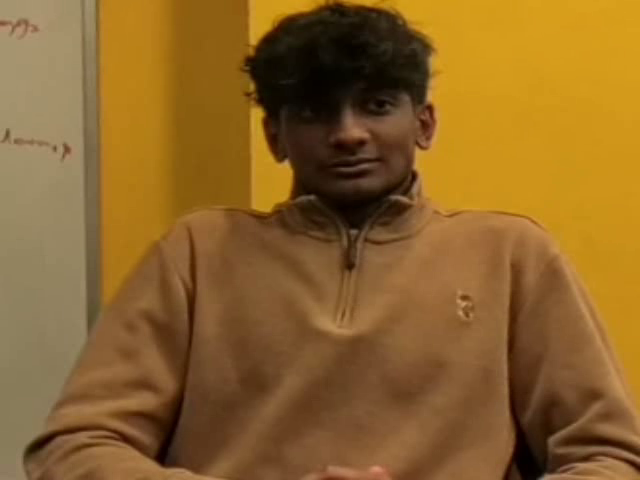
#> input picture frame 90 of person_0_30_sec_c++.mp4, 640 x 480 px, given in place of children_pilot_3_360.mp4, which was not available
$ python video_correction.py
#> lines starting #> are read from the running program, lines starting #| are printed output that depends on the picture; pictures that were not available may be replaced by others from this repository, and a replacement may not be noted
import cv2
import numpy as np
import subprocess
import os

# === CONFIG ===
VIDEO_PATH = r"C:\Users\sures\Desktop\children_pilot_3_360.mp4"
OUTPUT_PATH_NO_AUDIO = r"C:\Users\sures\Desktop\children_pilot_3_360_corrected.mp4"
OUTPUT_PATH_FINAL = r"C:\Users\sures\Desktop\children_pilot_3_360_corrected_with_audio.mp4"

# Amount to shift in pixels
# Positive value moves image content LEFT (cut from right → attach left)
SHIFT_PX = 1000   # adjust until alignment looks correct

# === PROCESS VIDEO (NO AUDIO) ===
cap = cv2.VideoCapture(VIDEO_PATH)
if not cap.isOpened():
    raise RuntimeError(f"Cannot open input video: {VIDEO_PATH}")

W = int(cap.get(cv2.CAP_PROP_FRAME_WIDTH))
H = int(cap.get(cv2.CAP_PROP_FRAME_HEIGHT))
fps = cap.get(cv2.CAP_PROP_FPS)

fourcc = cv2.VideoWriter_fourcc(*'mp4v')
out = cv2.VideoWriter(OUTPUT_PATH_NO_AUDIO, fourcc, fps, (W, H))

frame_idx = 0
while True:
    ok, frame = cap.read()
#> frame is the input picture: shape (480, 640, 3); mean B, G, R 42.7, 100.1, 139.4
    if not ok:
        break

    # Wrap horizontally
    shift_px = SHIFT_PX % W
    left = frame[:, :shift_px]
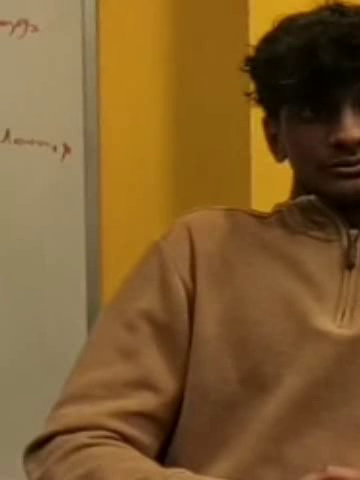
#> left: shape (480, 360, 3); mean B, G, R 46.5, 92.8, 126.7
    right = frame[:, shift_px:]
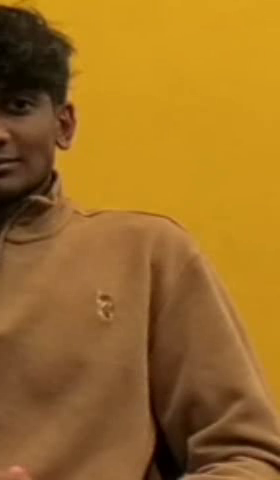
#> right: shape (480, 280, 3); mean B, G, R 37.9, 109.4, 155.7
    shifted = np.hstack((right, left))
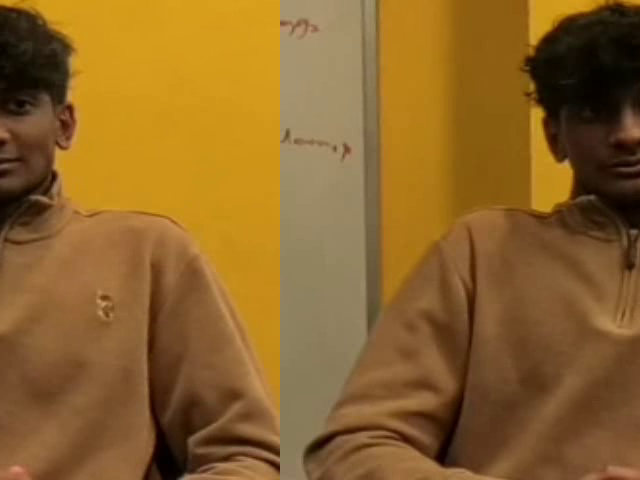
#> shifted: shape (480, 640, 3); mean B, G, R 42.7, 100.1, 139.4
    out.write(shifted)

    frame_idx += 1
    if frame_idx % 100 == 0:
        print(f"Processed {frame_idx} frames...")

cap.release()
out.release()
print(f"✅ Saved shifted video (no audio) → {OUTPUT_PATH_NO_AUDIO}")

# === MERGE VIDEO (SHIFTED) + AUDIO (ORIGINAL) ===
if not os.path.exists(VIDEO_PATH):
    raise FileNotFoundError(f"Original video not found: {VIDEO_PATH}")
if not os.path.exists(OUTPUT_PATH_NO_AUDIO):
    raise FileNotFoundError(f"Shifted video not found: {OUTPUT_PATH_NO_AUDIO}")

cmd = [
    "ffmpeg",
    "-y",  # overwrite without asking
    "-i", OUTPUT_PATH_NO_AUDIO,  # shifted video (no audio)
    "-i", VIDEO_PATH,  # original video (has audio)
    "-c:v", "copy",  # copy video stream (no re-encoding)
    "-map", "0:v:0",  # take video from first input
    "-map", "1:a:0",  # take audio from second input
    "-shortest",  # stop when shorter stream ends
    OUTPUT_PATH_FINAL
]

print("Merging audio from original video...")
subprocess.run(cmd, check=True)
print(f"🎬 Done! Saved merged video with audio → {OUTPUT_PATH_FINAL}")

$ run again, starting later in the video
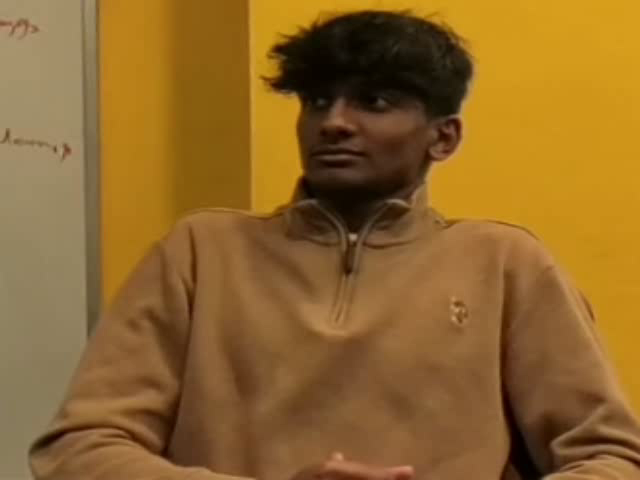
#> input picture frame 408 of person_0_30_sec_c++.mp4, 640 x 480 px, given in place of children_pilot_3_360.mp4, which was not available
#> frame is the input picture: shape (480, 640, 3); mean B, G, R 43.6, 102.3, 142
#> `right = frame[:, shift_px:]`:
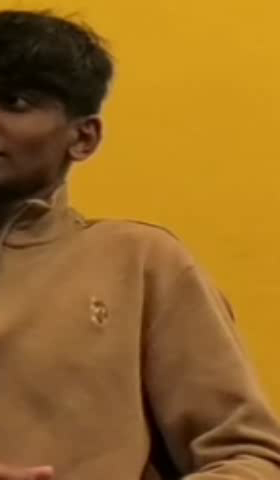
#> right: shape (480, 280, 3); mean B, G, R 37.2, 105.9, 150.7
#> `shifted = np.hstack((right, left))`:
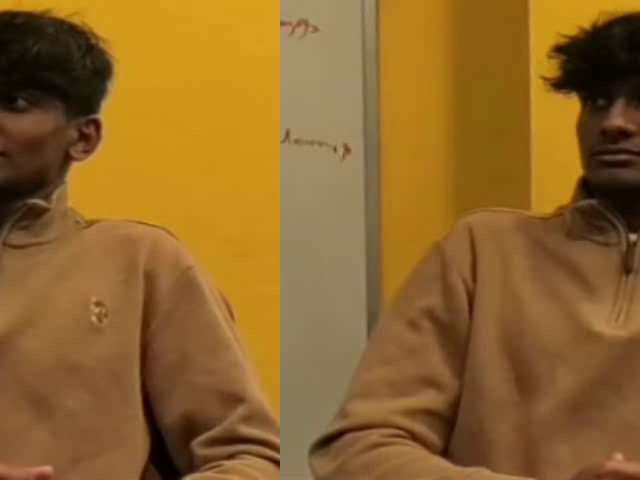
#> shifted: shape (480, 640, 3); mean B, G, R 43.6, 102.3, 142

$ run again, starting later in the video
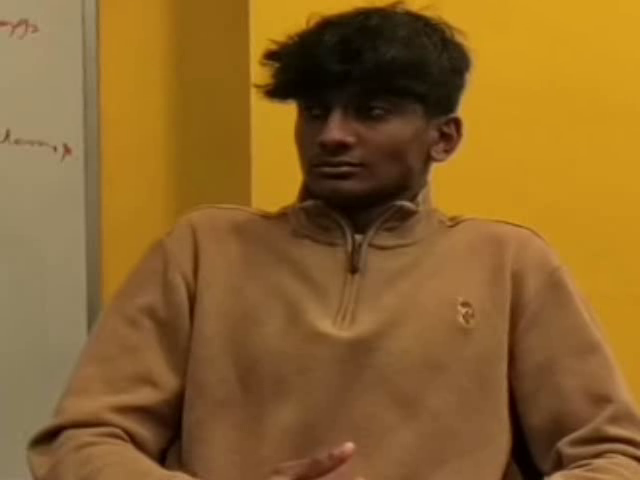
#> input picture frame 726 of person_0_30_sec_c++.mp4, 640 x 480 px, given in place of children_pilot_3_360.mp4, which was not available
#> frame is the input picture: shape (480, 640, 3); mean B, G, R 43.1, 100.2, 139.6
#> `right = frame[:, shift_px:]`:
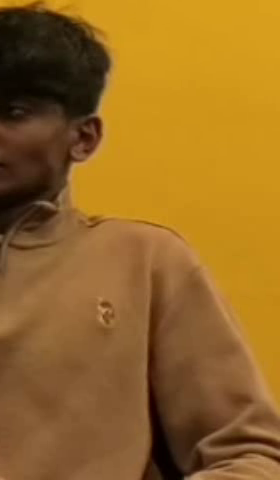
#> right: shape (480, 280, 3); mean B, G, R 37.1, 104.3, 148.8
#> `shifted = np.hstack((right, left))`:
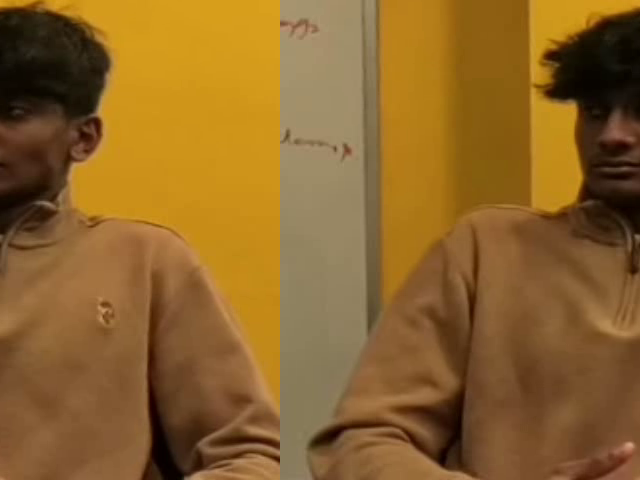
#> shifted: shape (480, 640, 3); mean B, G, R 43.1, 100.2, 139.6
